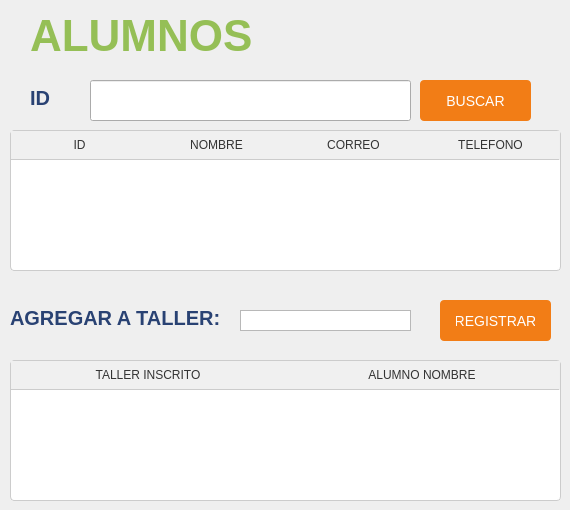
            <widget class="QWidget" name="page_alumnos">
             <widget class="QLabel" name="label_23">
              <property name="geometry">
               <rect>
                <x>30</x>
                <y>10</y>
                <width>521</width>
                <height>51</height>
               </rect>
              </property>
              <property name="styleSheet">
               <string notr="true">QLabel {
    font-size: 44px; /* Tamaño de la fuente */
    font-weight: bold; /* Negrita */
    color: ; /* Color del texto */
	color: rgb(149, 191, 86);
    text-align: center; /* Alineación del texto */
}
</string>
              </property>
              <property name="text">
               <string>ALUMNOS</string>
              </property>
             </widget>
             <widget class="QTableWidget" name="tb_alumno">
              <property name="geometry">
               <rect>
                <x>10</x>
                <y>130</y>
                <width>551</width>
                <height>141</height>
               </rect>
              </property>
              <property name="styleSheet">
               <string notr="true">QTableWidget {
    background-color: #fff;
    alternate-background-color: #f5f5f5; /* Color de fondo alternativo para filas alternas */
    border: 1px solid #ccc; /* Borde del widget */
    border-radius: 4px; /* Borde redondeado */
    gridline-color: #ccc; /* Color de las líneas de la cuadrícula */
}

QTableWidget::item {
    padding: 10px; /* Espaciado dentro de las celdas */
}

QHeaderView::section {
    background-color: #f0f0f0; /* Color de fondo del encabezado */
    color: #333; /* Color del texto del encabezado */
    padding: 5px; /* Espaciado dentro del encabezado */
    border: none; /* Sin borde */
    border-bottom: 1px solid #ccc; /* Borde inferior */
}

QTableWidget::item:selected {
    background-color: #e0e0e0; /* Color de fondo de la celda seleccionada */
    color: #000; /* Color del texto de la celda seleccionada */
}
</string>
              </property>
              <attribute name="horizontalHeaderCascadingSectionResizes">
               <bool>false</bool>
              </attribute>
              <attribute name="horizontalHeaderDefaultSectionSize">
               <number>137</number>
              </attribute>
              <column>
               <property name="text">
                <string>ID</string>
               </property>
              </column>
              <column>
               <property name="text">
                <string>NOMBRE</string>
               </property>
              </column>
              <column>
               <property name="text">
                <string>CORREO</string>
               </property>
              </column>
              <column>
               <property name="text">
                <string>TELEFONO</string>
               </property>
              </column>
             </widget>
             <widget class="QLineEdit" name="id_alumno_buscar">
              <property name="geometry">
               <rect>
                <x>90</x>
                <y>80</y>
                <width>321</width>
                <height>41</height>
               </rect>
              </property>
             </widget>
             <widget class="QPushButton" name="btn_alumno_buscar">
              <property name="geometry">
               <rect>
                <x>420</x>
                <y>80</y>
                <width>111</width>
                <height>41</height>
               </rect>
              </property>
              <property name="styleSheet">
               <string notr="true">QPushButton{
    background-color: rgb(242, 125, 22); /* Color de fondo naranja */
    color: rgb(255, 255, 255); /* Color del texto blanco */
    border: none; /* Sin borde */
    border-radius: 4px; /* Borde redondeado */
    padding: 8px 16px; /* Espacio alrededor del texto */
    font-size: 14px; /* Tamaño de la fuente */
}

QPushButton:hover {
    background-color: rgb(212, 108, 15); /* Cambia el color de fondo al pasar el mouse */
}

QPushButton:pressed {
    background-color: rgb(182, 91, 8); /* Cambia el color de fondo al presionar el botón */
}
</string>
              </property>
              <property name="text">
               <string>BUSCAR</string>
              </property>
             </widget>
             <widget class="QLabel" name="label_24">
              <property name="geometry">
               <rect>
                <x>30</x>
                <y>90</y>
                <width>51</width>
                <height>16</height>
               </rect>
              </property>
              <property name="styleSheet">
               <string notr="true">QLabel {
    font-size: 20px; /* Tamaño de la fuente */
    font-weight: bold; /* Negrita */
    color: #294273 ; /* Color del texto */
}
</string>
              </property>
              <property name="text">
               <string>ID</string>
              </property>
             </widget>
             <widget class="QTableWidget" name="tb_alumno_taller">
              <property name="geometry">
               <rect>
                <x>10</x>
                <y>360</y>
                <width>551</width>
                <height>141</height>
               </rect>
              </property>
              <property name="styleSheet">
               <string notr="true">QTableWidget {
    background-color: #fff;
    alternate-background-color: #f5f5f5; /* Color de fondo alternativo para filas alternas */
    border: 1px solid #ccc; /* Borde del widget */
    border-radius: 4px; /* Borde redondeado */
    gridline-color: #ccc; /* Color de las líneas de la cuadrícula */
}

QTableWidget::item {
    padding: 10px; /* Espaciado dentro de las celdas */
}

QHeaderView::section {
    background-color: #f0f0f0; /* Color de fondo del encabezado */
    color: #333; /* Color del texto del encabezado */
    padding: 5px; /* Espaciado dentro del encabezado */
    border: none; /* Sin borde */
    border-bottom: 1px solid #ccc; /* Borde inferior */
}

QTableWidget::item:selected {
    background-color: #e0e0e0; /* Color de fondo de la celda seleccionada */
    color: #000; /* Color del texto de la celda seleccionada */
}
</string>
              </property>
              <attribute name="horizontalHeaderCascadingSectionResizes">
               <bool>false</bool>
              </attribute>
              <attribute name="horizontalHeaderDefaultSectionSize">
               <number>274</number>
              </attribute>
              <column>
               <property name="text">
                <string>TALLER INSCRITO</string>
               </property>
              </column>
              <column>
               <property name="text">
                <string>ALUMNO NOMBRE</string>
               </property>
              </column>
             </widget>
             <widget class="QLabel" name="label_25">
              <property name="geometry">
               <rect>
                <x>10</x>
                <y>310</y>
                <width>251</width>
                <height>16</height>
               </rect>
              </property>
              <property name="styleSheet">
               <string notr="true">QLabel {
    font-size: 20px; /* Tamaño de la fuente */
    font-weight: bold; /* Negrita */
    color: #294273 ; /* Color del texto */
}
</string>
              </property>
              <property name="text">
               <string>AGREGAR A TALLER:</string>
              </property>
             </widget>
             <widget class="QPushButton" name="btn_alumno_buscar_2">
              <property name="geometry">
               <rect>
                <x>440</x>
                <y>300</y>
                <width>111</width>
                <height>41</height>
               </rect>
              </property>
              <property name="styleSheet">
               <string notr="true">QPushButton{
    background-color: rgb(242, 125, 22); /* Color de fondo naranja */
    color: rgb(255, 255, 255); /* Color del texto blanco */
    border: none; /* Sin borde */
    border-radius: 4px; /* Borde redondeado */
    padding: 8px 16px; /* Espacio alrededor del texto */
    font-size: 14px; /* Tamaño de la fuente */
}

QPushButton:hover {
    background-color: rgb(212, 108, 15); /* Cambia el color de fondo al pasar el mouse */
}

QPushButton:pressed {
    background-color: rgb(182, 91, 8); /* Cambia el color de fondo al presionar el botón */
}
</string>
              </property>
              <property name="text">
               <string>REGISTRAR</string>
              </property>
             </widget>
             <widget class="QListWidget" name="lista_taller">
              <property name="geometry">
               <rect>
                <x>240</x>
                <y>310</y>
                <width>171</width>
                <height>21</height>
               </rect>
              </property>
             </widget>
            </widget>
